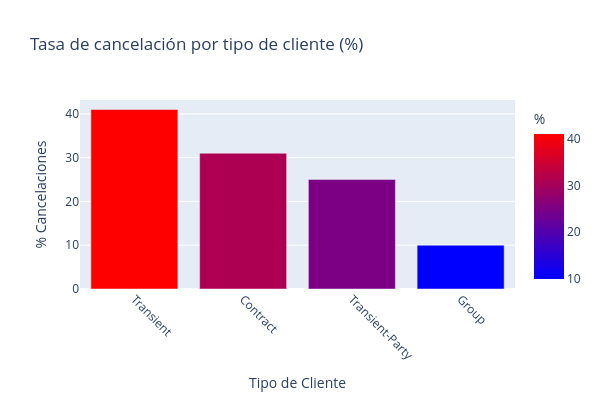

The notebook cell this image was saved under:
### Code cell
# Gráfica interactiva con Plotly
fig = px.bar(
    x=cancel_rate_customer.index,
    y=cancel_rate_customer.values,
    color=cancel_rate_customer.values,
    color_continuous_scale='Bluered',
    title='Tasa de cancelación por tipo de cliente (%)',
    labels={'x': 'Tipo de Cliente', 'y': '% Cancelaciones', 'color': '%'}
)
fig.update_layout(xaxis_tickangle=45)
fig.update_xaxes(categoryorder='total descending')
fig.update_layout(
    xaxis_tickangle=45,
    width=600,
    height=400
)
fig.show()

### Figure 1 — Plotly figure (JSON) as saved in the notebook; plotly's stock layout.template omitted (floating-point values rounded to 4 significant figures)
{"data": [{"hovertemplate": "Tipo de Cliente=%{x}<br>% Cancelaciones=%{y}<br>%=%{marker.color}<extra></extra>", "legendgroup": "", "marker": {"color": [31.0, 10.0, 41.0, 25.0], "coloraxis": "coloraxis", "pattern": {"shape": ""}}, "name": "", "orientation": "v", "showlegend": false, "textposition": "auto", "type": "bar", "x": ["Contract", "Group", "Transient", "Transient-Party"], "xaxis": "x", "y": [31.0, 10.0, 41.0, 25.0], "yaxis": "y"}], "layout": {"barmode": "relative", "coloraxis": {"colorbar": {"title": {"text": "%"}}, "colorscale": [[0, "rgb(0,0,255)"], [1, "rgb(255,0,0)"]]}, "height": 400, "legend": {"tracegroupgap": 0}, "title": {"text": "Tasa de cancelación por tipo de cliente (%)"}, "width": 600, "xaxis": {"anchor": "y", "categoryorder": "total descending", "domain": [0, 1], "tickangle": 45, "title": {"text": "Tipo de Cliente"}}, "yaxis": {"anchor": "x", "domain": [0, 1], "title": {"text": "% Cancelaciones"}}}}
